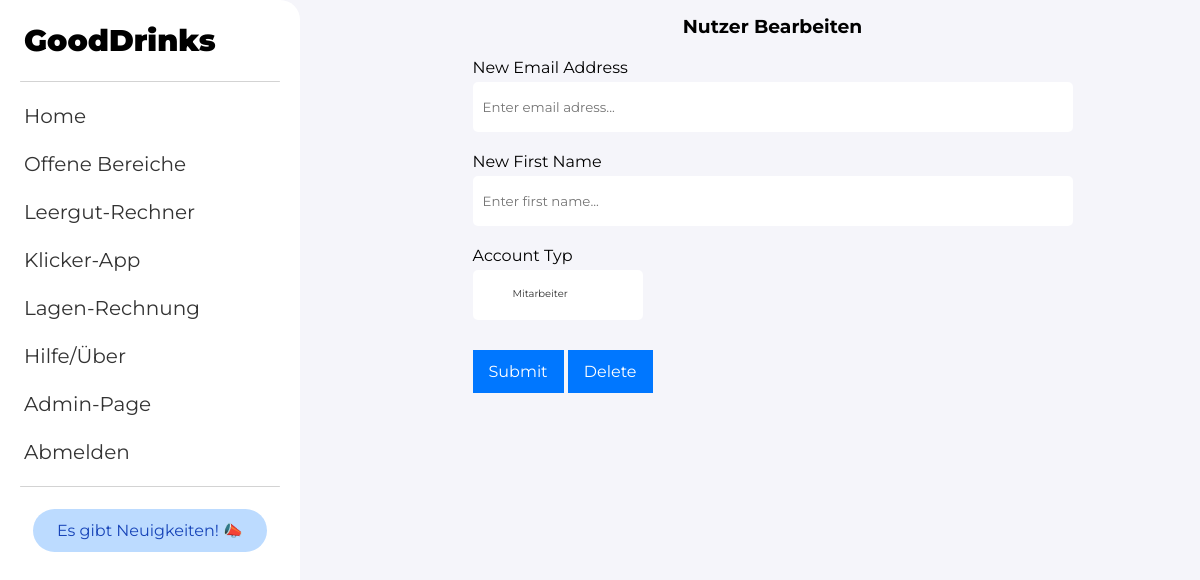
The app's page /edit/4 (signed in), older data.
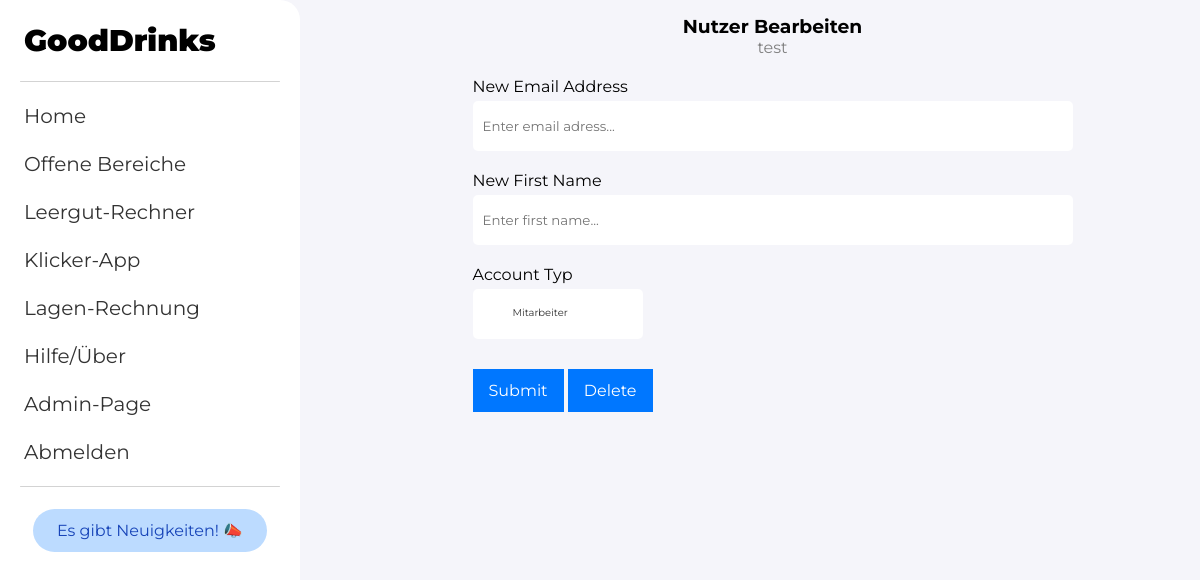
The same page, newer data.
### website/models.py (models this page shows)
class User(db.Model, UserMixin):
   id = db.Column(db.Integer, primary_key=True)
   email = db.Column(db.String(150), unique=True)
   password = db.Column(db.String(150))
   first_name = db.Column(db.String(150))
   user_state = db.Column(db.String(150), default="employee")
   notes = db.relationship('Note')

### website/views.py (the view, shortened to what this page needs)
@views.route("/edit/<int:user_id>", methods=["GET", "POST"])
@login_required
def edit_user(user_id):
    user_name = User.query.filter_by(id=user_id).first()
    if current_user.user_state == "admin":
        return render_template("edit_user.html", user_id=user_id, current_user=current_user, user=user_name)
    else: render_template("login.html")

### website/__init__.py (called while the page is built)
def create_app():
    app = Flask(__name__)
    app.config['SECRET_KEY'] = "flkjFSA23F!s32wdfg32"
    app.config['SQLALCHEMY_DATABASE_URI'] = f'sqlite:///{DB_NAME}'
    user_db.init_app(app)
    login_manager = LoginManager()
    login_manager.login_view = 'auth.login'
    login_manager.init_app(app)
    from .views import views
    from .auth import auth
    app.register_blueprint(views, url_prefix="/")
    app.register_blueprint(auth, url_prefix="/")
    from .models import User, Note
    create_database(app)
    @login_manager.user_loader
    def load_user(id):
        return User.query.get(int(id))
    return app

### website/templates/edit_user.html (shortened to what this page needs)
{% extends 'base.html' %}
{% block content %}
<div class="menu">
  <form method="POST">
      <h3 align="center">Nutzer Bearbeiten</h3>
      <p class="grey_text" style="text-align: center;">{{ user.first_name }}</p>
      <div class="form-group">
          <label for="email">New Email Address</label>
          <input
            type="email"
            class="form-control"
            id="email"
            name="email"
            placeholder="Enter email adress..."
          />
        </div>
        <div class="form-group">
          <label for="firstName">New First Name</label>
          <input
            type="text"
            class="form-control"
            id="firstName"
            name="firstName"
            placeholder="Enter first name..."
          />
        </div>
        <div class="form-group">
          <label>Account Typ</label>
            <SELECT name="status" id="status">
              <option value="employee">Mitarbeiter</option>
          </SELECT>
        </div>
      <button id="submit" type="submit" class="btn btn-primary">Submit</button>
      <button id="delete", type="delete", class="btn btn-secondary">Delete</button>
  </form>
</div>
{% endblock %}

Row changes from the older to the newer data that the page shows:
added User: first_name "test"
